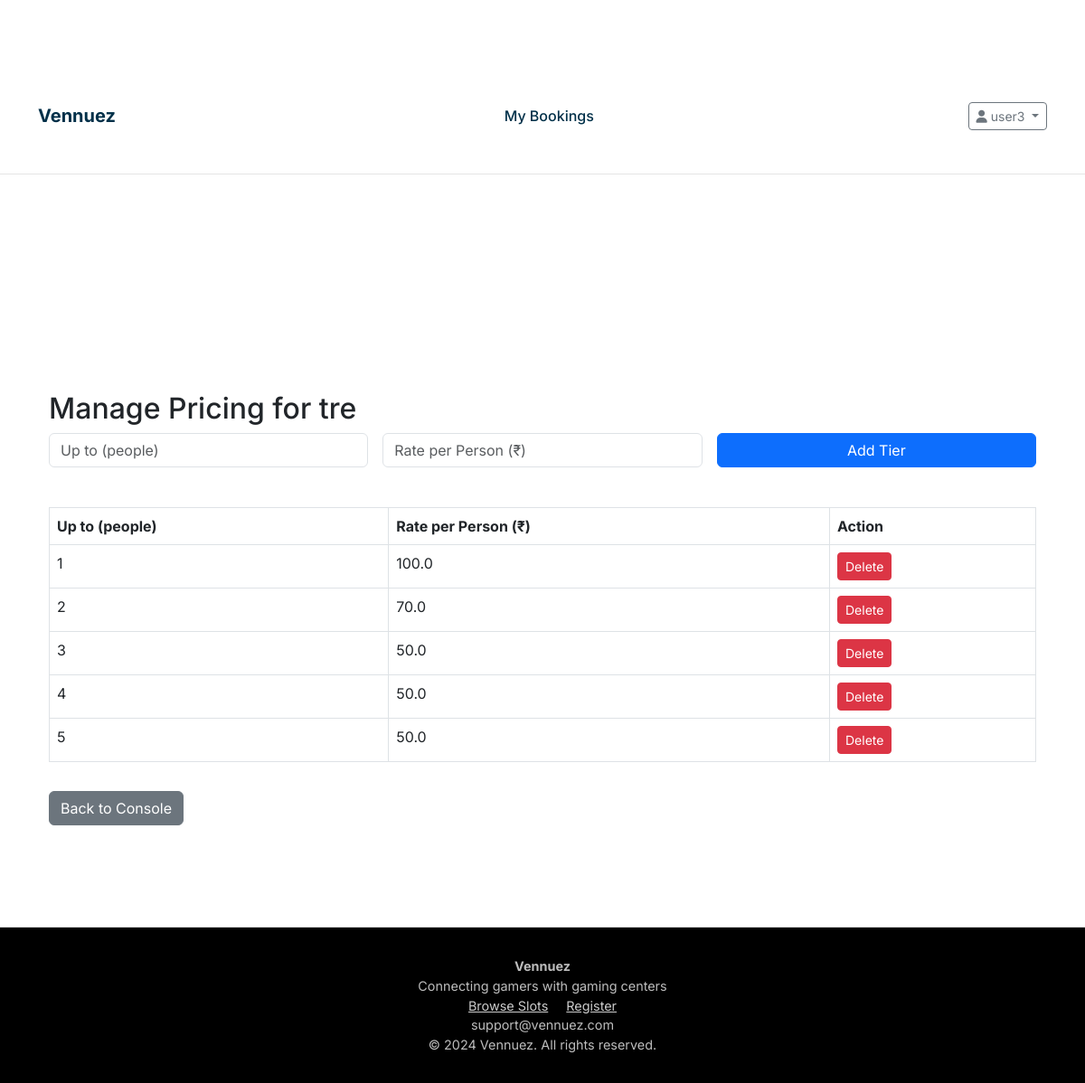
/console/2/pricing (signed in), run on the app's committed database.
### models.py (models this page shows, shortened)
class User(UserMixin, db.Model):
    __tablename__ = 'users'
    id = db.Column(db.Integer, primary_key=True)
    username = db.Column(db.String(80), unique=True, nullable=False)
    email = db.Column(db.String(120), unique=True, nullable=True)
    phone = db.Column(db.String(20), nullable=False)
    password_hash = db.Column(db.String(256), nullable=False)
    full_name = db.Column(db.String(120), nullable=True)
    age = db.Column(db.Integer, nullable=True)
    created_at = db.Column(db.DateTime, default=datetime.utcnow)
    total_spent = db.Column(db.Float, default=0.0)
    bookings = db.relationship('TimeSlot', backref='user', lazy=True, foreign_keys='TimeSlot.user_id')
    coin_balances = db.relationship('UserCoinBalance', backref='user', lazy=True)

class Console(db.Model):
    __tablename__ = 'consoles'
    id = db.Column(db.Integer, primary_key=True)
    name = db.Column(db.String(100), nullable=False)
    console_type = db.Column(db.String(50), nullable=False)
    hourly_rate = db.Column(db.Float, nullable=False)  # Rate per person per hour
    is_available = db.Column(db.Boolean, default=True)
    created_at = db.Column(db.DateTime, default=datetime.utcnow)
    owner_id = db.Column(db.Integer, db.ForeignKey('owners.id'), nullable=False)
    slots = db.relationship('TimeSlot', backref='console', lazy=True, cascade='all, delete-orphan')

class ConsolePricingTier(db.Model):
    __tablename__ = 'console_pricing_tiers'
    id = db.Column(db.Integer, primary_key=True)
    console_id = db.Column(db.Integer, db.ForeignKey('consoles.id'), nullable=False)
    max_people = db.Column(db.Integer, nullable=False)
    rate_per_person = db.Column(db.Float, nullable=False)

### routes.py (the view, shortened to what this page needs)
@app.route('/console/<int:console_id>/pricing', methods=['GET', 'POST'])
@login_required
def manage_pricing(console_id):
    console = Console.query.get_or_404(console_id)
    if not current_user.is_authenticated or (isinstance(current_user, Owner) and console.owner_id != current_user.id):
        flash('You are not authorized to manage pricing for this console.', 'danger')
        return redirect(url_for('owner_dashboard'))
    pricing_tiers = ConsolePricingTier.query.filter_by(console_id=console_id).all()
    return render_template('manage_pricing.html', console=console, pricing_tiers=pricing_tiers)

### app.py (called while the page is built)
@login_manager.user_loader
def load_user(user_id):
    from models import Owner, User
    from flask import session
    user_type = session.get('user_type')
    if user_type == 'owner':
        return Owner.query.get(int(user_id))
    elif user_type == 'user':
        return User.query.get(int(user_id))
    return None

### templates/manage_pricing.html (shortened to what this page needs)
{% extends "base.html" %}
{% block content %}
<div class="container mt-4">
    <h2>Manage Pricing for {{ console.name }}</h2>
    <form method="POST" class="row g-3 mb-4">
        <div class="col-md-4">
            <input type="number" name="max_people" class="form-control" placeholder="Up to (people)" min="1" required>
        </div>
        <div class="col-md-4">
            <input type="number" name="rate_per_person" class="form-control" placeholder="Rate per Person (₹)" step="0.01" min="0" required>
        </div>
        <div class="col-md-4">
            <button type="submit" class="btn btn-primary w-100">Add Tier</button>
        </div>
    </form>
    <table class="table table-bordered">
        <thead>
            <tr>
                <th>Up to (people)</th>
                <th>Rate per Person (₹)</th>
                <th>Action</th>
            </tr>
        </thead>
        <tbody>
            {% for tier in pricing_tiers %}
            <tr>
                <td>{{ tier.max_people }}</td>
                <td>{{ tier.rate_per_person }}</td>
                <td>
                    <form method="POST" action="{{ url_for('delete_pricing_tier', console_id=console.id, tier_id=tier.id) }}" style="display:inline;">
                        <button type="submit" class="btn btn-danger btn-sm" onclick="return confirm('Delete this pricing tier?');">Delete</button>
                    </form>
                </td>
            </tr>
            {% endfor %}
        </tbody>
    </table>
    <a href="{{ url_for('console_details', console_id=console.id) }}" class="btn btn-secondary mt-3">Back to Console</a>
</div>
{% endblock %}

### templates/base.html (shortened to what this page needs)
<!DOCTYPE html>
<html lang="en">
<head>
  <link rel="stylesheet" href="{{ url_for('static', filename='css/main.css') }}">
  <link rel="stylesheet" href="https://cdnjs.cloudflare.com/ajax/libs/font-awesome/6.4.0/css/all.min.css" />
  <link href="https://cdn.jsdelivr.net/npm/bootstrap@5.3.0/dist/css/bootstrap.min.css" rel="stylesheet" />
</head>
<body>
  <nav class="navbar navbar-expand-md">
    <div class="container d-flex flex-wrap justify-content-between align-items-center">
      <a class="navbar-brand" href="{{ url_for('index') }}">Vennuez</a>
      <div class="d-none d-md-block mx-auto">
        {% if current_user.is_authenticated %}
          {% if session.user_type != 'owner' %}
            <a href="{{ url_for('user_dashboard') }}" class="nav-link {% if request.endpoint == 'user_dashboard' %}active{% endif %}">
              My Bookings
            </a>
          {% elif session.user_type == 'owner' %}
            <a href="{{ url_for('dashboard') }}" class="nav-link {% if request.endpoint == 'dashboard' %}active{% endif %}">
              Dashboard
            </a>
          {% endif %}
        {% endif %}
      </div>
      <div class="navbar-buttons">
        {% if current_user.is_authenticated %}
          <div class="dropdown">
            <button class="btn btn-outline-secondary dropdown-toggle btn-sm" data-bs-toggle="dropdown">
              <i class="fas fa-user"></i> {{ current_user.username }}
            </button>
          </div>
        {% endif %}
      </div>
    </div>
  </nav>
  <main class="container my-4">
    {% block content %}{% endblock %}
  </main>
  <footer class="footer">
    <div>
      <strong>Vennuez</strong><br />
      Connecting gamers with gaming centers<br />
      <a href="{{ url_for('available_slots') }}" style="color:#ccc; margin-right:1rem;">Browse Slots</a>
      <a href="{{ url_for('register') }}" style="color:#ccc;">Register</a><br />
      support@vennuez.com<br />
      &copy; 2024 Vennuez. All rights reserved.
    </div>
  </footer>
</body>
</html>

### static/css/main.css (style rules this page uses)
:root { --primary: #222831; --secondary: #393e46; --accent: #00adb5; --background: #fff; --text: #222831; --muted: #f5f6fa; --border: #e0e0e0; --success: #00b894; --danger: #e17055; }
* { margin: 0; padding: 0; box-sizing: border-box; }
html, body { height: 100%; overflow-x: hidden; }
body { font-family: 'Inter', Arial, sans-serif; background: var(--background); color: var(--text); min-height: 100vh; line-height: 1.6; }
.btn { background: var(--accent); color: #fff; border: none; border-radius: 4px; padding: 0.5rem 1.25rem; font-size: 1rem; font-weight: 500; cursor: pointer; transition: background 0.2s; outline: none; }
.btn-secondary { background: var(--secondary); color: #fff; }
.container { max-width: 1200px; margin: 0 auto; padding: 96px 1.5rem 2rem 1.5rem; }
.form-control { width: 100%; padding: 0.75rem 1rem; border: 1px solid var(--border); border-radius: 4px; font-size: 1rem; margin-bottom: 1.25rem; background: var(--muted); color: var(--text); transition: border 0.2s; }
.btn { display: inline-flex; align-items: center; justify-content: center; padding: 0.75rem 1.5rem; border-radius: 0.25rem; font-weight: 500; cursor: pointer; transition: all 0.2s; border: none; }
.btn-primary { background: var(--primary); color: white; }
h1, h2, h3, h4, h5 { color: var(--primary); font-weight: 700; margin-bottom: 1rem; }
input, select, textarea { width: 100%; padding: 0.75rem 1rem; border: 1px solid var(--border); border-radius: 4px; font-size: 1rem; margin-bottom: 1.25rem; background: var(--muted); color: var(--text); transition: border 0.2s; }
.footer { background: var(--primary); color: #fff; text-align: center; padding: 2rem 1rem 1rem 1rem; margin-top: 3rem; border-top: 1px solid var(--border); }

### templates/base.html (style rules this page uses)
:root { --primary: #003049; --accent: #d62828; }
body { font-family: 'Inter', sans-serif; margin: 0; background: #fff; }
.navbar { background-color: white; padding: 0.75rem 1rem; border-bottom: 1px solid #e5e5e5; }
.navbar .nav-link { color: var(--primary); font-weight: 500; }
.navbar-brand { font-weight: bold; color: var(--primary) !important; }
.footer { background: #000; color: #bdbdbd; padding: 2rem; text-align: center; font-size: 0.9rem; }
.navbar-buttons { display: flex; align-items: center; gap: 0.75rem; }

### data on the page
User: username "user3"
Console: name "tre"
ConsolePricingTier: max_people "1", rate_per_person "100.0"
ConsolePricingTier: max_people "2", rate_per_person "70.0"
ConsolePricingTier: max_people "3", rate_per_person "50.0"
ConsolePricingTier: max_people "4", rate_per_person "50.0"
ConsolePricingTier: max_people "5", rate_per_person "50.0"
